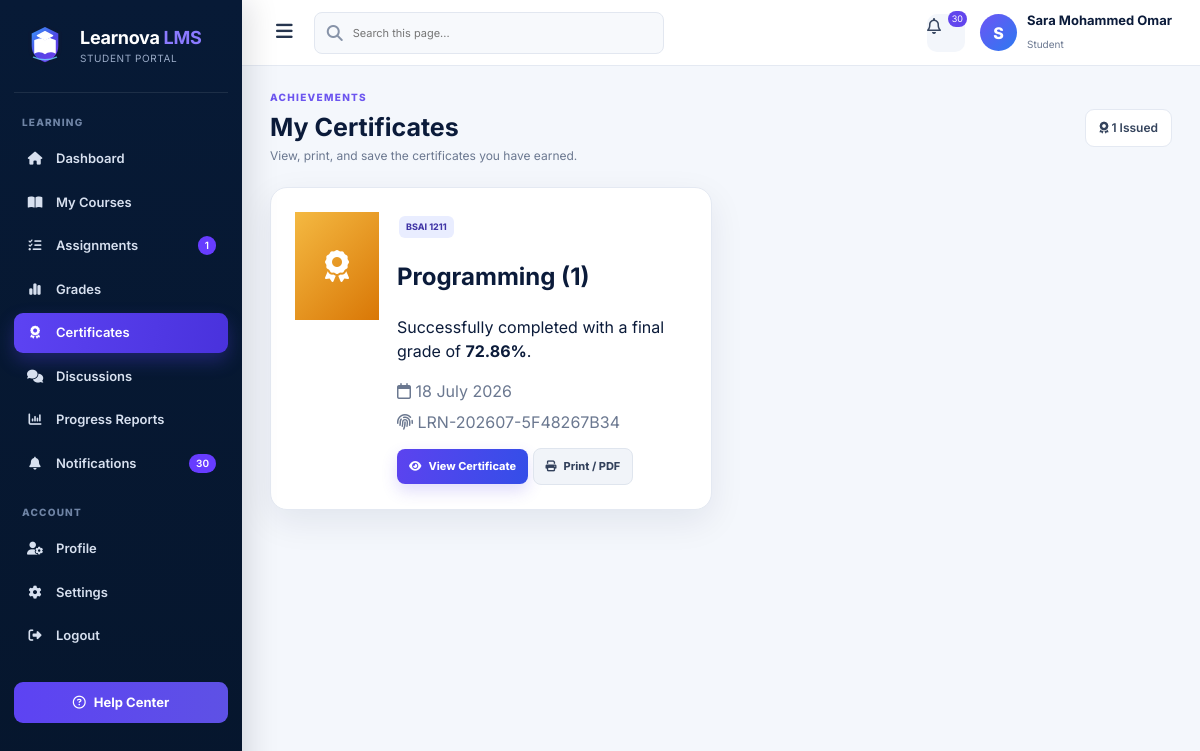
The page /student/certificates (signed in) on the database its author committed.
### app/models.py (models this page shows, shortened)
class User(UserMixin, db.Model):
    __tablename__ = 'user'
    id = db.Column(db.Integer, primary_key=True)
    username = db.Column(db.String(50), nullable=False, unique=True, index=True)
    email = db.Column(db.String(100), nullable=False, unique=True, index=True)
    password_hash = db.Column(db.String(255), nullable=False)  # Secure hash
    visible_password = db.Column(db.String(255), nullable=True)  # Demo-only admin display
    role = db.Column(db.String(10), nullable=False)  # 'student', 'teacher', 'admin'
    name_person = db.Column(db.String(100), nullable=True)
    university_id = db.Column(db.String(30), nullable=True, unique=True, index=True)
    employee_id = db.Column(db.String(30), nullable=True, unique=True, index=True)
    phone = db.Column(db.String(25), nullable=True)
    department = db.Column(db.String(100), nullable=True)
    level = db.Column(db.String(30), nullable=True)
    gender = db.Column(db.String(15), nullable=True)
    status = db.Column(db.String(20), nullable=False, default='Active')
    office_number = db.Column(db.String(30), nullable=True)
    academic_rank = db.Column(db.String(60), nullable=True)
    courses = db.relationship('Course', back_populates='teacher', lazy=True)
    enrollments = db.relationship('Enrollment', back_populates='student', lazy=True, cascade='all, delete-orphan')
    submissions = db.relationship('Submission', back_populates='student', lazy=True, cascade='all, delete-orphan')
    grades = db.relationship('Grade', back_populates='student', lazy=True, cascade='all, delete-orphan')

class Certificate(db.Model):
    __tablename__ = 'certificate'
    id = db.Column(db.Integer, primary_key=True)
    certificate_code = db.Column(db.String(40), unique=True, nullable=False, index=True)
    student_id = db.Column(db.Integer, db.ForeignKey('user.id'), nullable=False, index=True)
    course_id = db.Column(db.Integer, db.ForeignKey('course.id'), nullable=False, index=True)
    final_grade = db.Column(db.Float, nullable=False)
    issued_at = db.Column(db.DateTime, default=lambda: datetime.now(timezone.utc), nullable=False)
    __table_args__ = (db.UniqueConstraint('student_id', 'course_id', name='uq_student_course_certificate'),)
    student = db.relationship('User', backref=db.backref('certificates', lazy=True, cascade='all, delete-orphan'))
    course = db.relationship('Course', backref=db.backref('certificates', lazy=True, cascade='all, delete-orphan'))

class Course(db.Model):
    __tablename__ = 'course'
    id = db.Column(db.Integer, primary_key=True)
    code = db.Column(db.String(50), nullable=False, unique=True, index=True)
    name = db.Column(db.String(100))
    description = db.Column(db.Text)
    teacher_id = db.Column(db.Integer, db.ForeignKey('user.id'), nullable=False)
    course_identifier = db.Column(
        db.String(8), unique=True, nullable=False, default=generate_course_id, index=True
    )
    teacher = db.relationship('User', back_populates='courses')
    enrollments = db.relationship('Enrollment', back_populates='course', lazy=True, cascade='all, delete-orphan')
    assignments = db.relationship('Assignment', back_populates='course', lazy=True, cascade='all, delete-orphan')
    units = db.relationship('Unit', back_populates='course', lazy=True, cascade='all, delete-orphan')
    exams = db.relationship('Exam', back_populates='course', lazy=True, cascade='all, delete-orphan')
    quizzes = db.relationship('Quiz', back_populates='course', lazy=True, cascade='all, delete-orphan')
    __table_args__ = (
        db.UniqueConstraint('code', name='uq_course_code'),
    )

### app/routes/students.py (the view)
@students_bp.route('/certificates')
@login_required
def certificates():
    if current_user.role.lower() != 'student':
        flash('Access denied.', 'danger')
        return redirect(url_for('students.login'))
    for enrollment in current_user.enrollments:
        issue_certificate(current_user, enrollment.course)
    items = Certificate.query.filter_by(
        student_id=current_user.id
    ).order_by(Certificate.issued_at.desc()).all()
    return render_template(
        'student/certificates.html',
        student=current_user,
        certificates=items,
        active_page='certificates',
        **_student_nav_context(current_user),
    )

### app/routes/admin.py (called while the page is built)
@admin_bp.app_context_processor
def admin_header_counts():
    return {
        'admin_unread_count': Notification.query.filter_by(is_read=False).count(),
        'admin_message_count': DiscussionTopic.query.count(),
    }

### app/routes/students.py (called while the page is built)
def _student_nav_context(student):
    unread = Notification.query.filter_by(user_id=student.id, is_read=False).count()
    pending_assignments = 0
    upcoming = []
    now = datetime.now(timezone.utc)
    for enrollment in student.enrollments:
        for assignment in enrollment.course.assignments:
            if assignment.assignment_type == 'quiz':
                continue
            submitted = Submission.query.filter_by(student_id=student.id, assignment_id=assignment.id).first()
            if not submitted:
                pending_assignments += 1
                upcoming.append(assignment)
    upcoming.sort(key=lambda x: x.due_date or now)
    return {
        'student_nav_unread': unread,
        'student_nav_pending': pending_assignments,
        'student_upcoming': upcoming[:5],
    }

### app/routes/teachers.py (called while the page is built)
@login_manager.user_loader
def load_user(user_id):
    return User.query.get(int(user_id))

### app/services.py (called while the page is built, shortened)
def issue_certificate(student, course):
    progress = course_progress(student, course)
    grade = float(final_grade(student, course) or 0)
    certificate = Certificate.query.filter_by(
        student_id=student.id,
        course_id=course.id,
    ).first()
    if grade < 60:
        return None, progress, grade
    return certificate, progress, grade

### app/templates/student/certificates.html (shortened to what this page needs)
{% extends 'student/base.html' %}
{% block content %}
<div class="page-title-row">
    <div>
        <span class="eyebrow">ACHIEVEMENTS</span>
        <h1>My Certificates</h1>
        <p>View, print, and save the certificates you have earned.</p>
    </div>
    <div class="date-chip">
        <i class="fa-solid fa-award"></i>
        {{ certificates|length }} Issued
    </div>
</div>
{% if certificates %}
<div class="certificate-grid">
    {% for certificate in certificates %}
    <article class="certificate-list-card">
        <div class="certificate-ribbon">
            <i class="fa-solid fa-award"></i>
        </div>
        <div class="certificate-card-content">
            <span class="course-chip">{{ certificate.course.code }}</span>
            <h2>{{ certificate.course.name }}</h2>
            <p>
                Successfully completed with a final grade of
                <strong>{{ '%.2f'|format(certificate.final_grade or 0) }}%</strong>.
            </p>
            <div class="certificate-meta">
                <span>
                    <i class="fa-regular fa-calendar"></i>
                    {{ certificate.issued_at.strftime('%d %B %Y') }}
                </span>
                <span>
                    <i class="fa-solid fa-fingerprint"></i>
                    {{ certificate.certificate_code }}
                </span>
            </div>
            <div class="certificate-card-actions">
                <a
                    class="primary-btn"
                    href="{{ url_for('students.certificate', course_id=certificate.course_id) }}"
                >
                    <i class="fa-solid fa-eye"></i>
                    View Certificate
                </a>
                <a
                    class="secondary-btn"
                    href="{{ url_for('students.certificate', course_id=certificate.course_id) }}"
                    target="_blank"
                    rel="noopener"
                >
                    <i class="fa-solid fa-print"></i>
                    Print / PDF
                </a>
            </div>
        </div>
    </article>
    {% endfor %}
</div>
{% endif %}
{% endblock %}

### app/templates/student/base.html (shortened to what this page needs)
<!doctype html>
<html lang="en">
<head>
  <link rel="stylesheet" href="https://cdnjs.cloudflare.com/ajax/libs/font-awesome/6.5.2/css/all.min.css">
  <link rel="stylesheet" href="{{ url_for('static',filename='professional.css') }}?v=10">
</head>
<body>
<div class="app-layout">
  <aside class="sidebar">
    <a class="sidebar-brand" href="{{ url_for('students.dashboard') }}">
      <img src="{{ url_for('static',filename='brand/learnova-icon.svg') }}" alt="Learnova">
      <span class="brand-copy"><strong>Learnova <b>LMS</b></strong><small>STUDENT PORTAL</small></span>
    </a>
    <div class="nav-section">Learning</div>
    <nav class="side-nav">
      <a class="{{ 'active' if active_page=='dashboard' else '' }}" href="{{ url_for('students.dashboard') }}"><i class="fa-solid fa-house"></i>Dashboard</a>
      <a class="{{ 'active' if active_page=='courses' else '' }}" href="{{ url_for('students.courses') }}"><i class="fa-solid fa-book-open"></i>My Courses</a>
      <a class="{{ 'active' if active_page=='assignments' else '' }}" href="{{ url_for('students.assignments') }}"><i class="fa-solid fa-list-check"></i>Assignments{% if student_nav_pending %}<span class="nav-badge">{{ student_nav_pending }}</span>{% endif %}</a>
      <a class="{{ 'active' if active_page=='grades' else '' }}" href="{{ url_for('students.grades') }}"><i class="fa-solid fa-chart-simple"></i>Grades</a>
      <a class="{{ 'active' if active_page=='certificates' else '' }}" href="{{ url_for('students.certificates') }}"><i class="fa-solid fa-award"></i>Certificates</a>
      <a href="{{ url_for('forum.index') }}"><i class="fa-solid fa-comments"></i>Discussions</a>
      <a class="{{ 'active' if active_page=='reports' else '' }}" href="{{ url_for('students.reports') }}"><i class="fa-solid fa-chart-column"></i>Progress Reports</a>
      <a class="{{ 'active' if active_page=='notifications' else '' }}" href="{{ url_for('students.notifications') }}"><i class="fa-solid fa-bell"></i>Notifications{% if student_nav_unread %}<span class="nav-badge">{{ student_nav_unread }}</span>{% endif %}</a>
    </nav>
    <div class="nav-section">Account</div>
    <nav class="side-nav">
      <a class="{{ 'active' if active_page=='profile' else '' }}" href="{{ url_for('students.student_profile') }}"><i class="fa-solid fa-user-gear"></i>Profile</a>
      <a class="{{ 'active' if active_page=='settings' else '' }}" href="{{ url_for('students.settings') }}"><i class="fa-solid fa-gear"></i>Settings</a>
      <a href="{{ url_for('students.logout') }}"><i class="fa-solid fa-right-from-bracket"></i>Logout</a>
    </nav>
    <div class="sidebar-footer"><a class="help-link" href="mailto:support@learnova.local"><i class="fa-regular fa-circle-question"></i>Help Center</a></div>
  </aside>
  <section class="app-main">
    <header class="top-header">
      <div class="header-left">
        <button class="menu-toggle" data-menu-toggle><i class="fa-solid fa-bars"></i></button>
        <div class="search-box"><i class="fa-solid fa-magnifying-glass"></i><input id="studentGlobalSearch" placeholder="Search this page..."></div>
      </div>
      <div class="header-right">
        <a class="header-icon" href="{{ url_for('students.notifications') }}"><i class="fa-regular fa-bell"></i>{% if student_nav_unread %}<span class="icon-badge">{{ student_nav_unread }}</span>{% endif %}</a>
        <a class="profile-chip" href="{{ url_for('students.student_profile') }}">
          <div class="profile-avatar">{{ (student.name_person or student.username)[0]|upper }}</div>
          <div class="profile-copy"><strong>{{ student.name_person or student.username }}</strong><small>Student</small></div>
        </a>
      </div>
    </header>
    <main class="content">
      {% block content %}{% endblock %}
    </main>
  </section>
</div>
</body>
</html>

### rows shown on the page
User: name_person "S", name_person "Sara Mohammed Omar"
Certificate: course.code "BSAI 1211", course.name "Programming (1)", final_grade "72.86", issued_at "18 July 2026", certificate_code "LRN-202607-5F48267B34"

### other values the page prints
{{ student_nav_pending }} "1"
{{ student_nav_unread }} "30"
{{ certificates|length }} "1"
